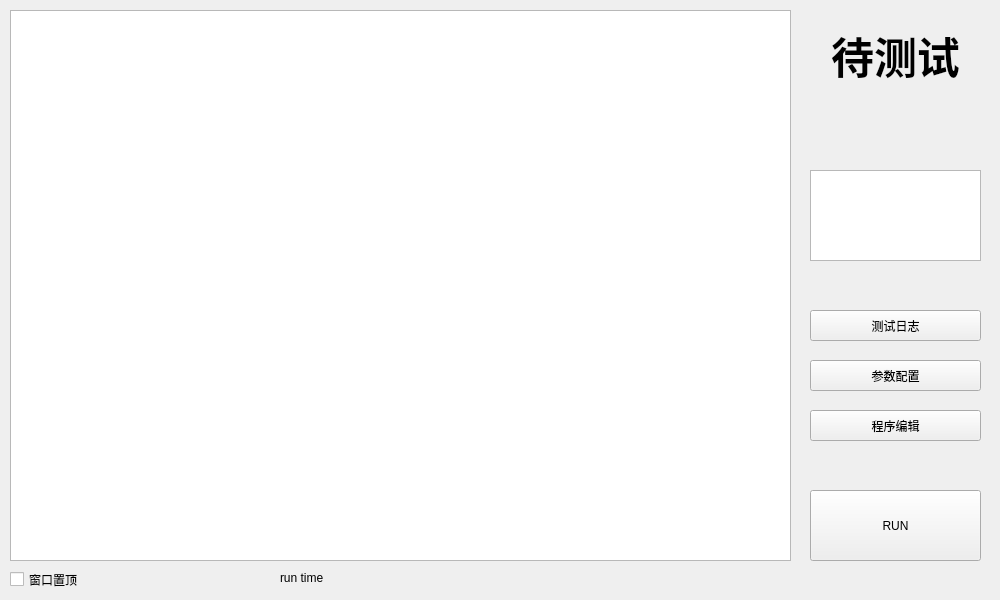
<?xml version="1.0" encoding="UTF-8"?>
<ui version="4.0">
 <class>MainWindow</class>
 <widget class="QMainWindow" name="MainWindow">
  <property name="geometry">
   <rect>
    <x>0</x>
    <y>0</y>
    <width>1000</width>
    <height>600</height>
   </rect>
  </property>
  <property name="focusPolicy">
   <enum>Qt::FocusPolicy::NoFocus</enum>
  </property>
  <property name="windowTitle">
   <string>鹏翔测试装备上位机(PX-ZBV100)</string>
  </property>
  <widget class="QWidget" name="centralwidget">
   <widget class="QLabel" name="labelStatus">
    <property name="geometry">
     <rect>
      <x>810</x>
      <y>10</y>
      <width>171</width>
      <height>91</height>
     </rect>
    </property>
    <property name="font">
     <font>
      <pointsize>32</pointsize>
      <bold>true</bold>
     </font>
    </property>
    <property name="styleSheet">
     <string notr="true"/>
    </property>
    <property name="text">
     <string>待测试</string>
    </property>
    <property name="alignment">
     <set>Qt::AlignmentFlag::AlignCenter</set>
    </property>
   </widget>
   <widget class="QPushButton" name="pushButtonLog">
    <property name="geometry">
     <rect>
      <x>810</x>
      <y>310</y>
      <width>171</width>
      <height>31</height>
     </rect>
    </property>
    <property name="text">
     <string>测试日志</string>
    </property>
   </widget>
   <widget class="QPushButton" name="pushButtonConfig">
    <property name="geometry">
     <rect>
      <x>810</x>
      <y>360</y>
      <width>171</width>
      <height>31</height>
     </rect>
    </property>
    <property name="text">
     <string>参数配置</string>
    </property>
   </widget>
   <widget class="QPushButton" name="pushButtonSetting">
    <property name="geometry">
     <rect>
      <x>810</x>
      <y>410</y>
      <width>171</width>
      <height>31</height>
     </rect>
    </property>
    <property name="text">
     <string>程序编辑</string>
    </property>
   </widget>
   <widget class="QPushButton" name="pushButtonRun">
    <property name="geometry">
     <rect>
      <x>810</x>
      <y>490</y>
      <width>171</width>
      <height>71</height>
     </rect>
    </property>
    <property name="text">
     <string>RUN</string>
    </property>
   </widget>
   <widget class="QTableView" name="tableView1">
    <property name="geometry">
     <rect>
      <x>10</x>
      <y>10</y>
      <width>781</width>
      <height>551</height>
     </rect>
    </property>
    <property name="focusPolicy">
     <enum>Qt::FocusPolicy::NoFocus</enum>
    </property>
    <property name="editTriggers">
     <set>QAbstractItemView::EditTrigger::NoEditTriggers</set>
    </property>
    <property name="selectionMode">
     <enum>QAbstractItemView::SelectionMode::SingleSelection</enum>
    </property>
    <property name="selectionBehavior">
     <enum>QAbstractItemView::SelectionBehavior::SelectRows</enum>
    </property>
    <attribute name="horizontalHeaderHighlightSections">
     <bool>false</bool>
    </attribute>
    <attribute name="verticalHeaderVisible">
     <bool>false</bool>
    </attribute>
    <attribute name="verticalHeaderHighlightSections">
     <bool>false</bool>
    </attribute>
   </widget>
   <widget class="QLabel" name="labelTime">
    <property name="geometry">
     <rect>
      <x>280</x>
      <y>570</y>
      <width>291</width>
      <height>16</height>
     </rect>
    </property>
    <property name="text">
     <string>run time</string>
    </property>
   </widget>
   <widget class="QCheckBox" name="checkBoxOntop">
    <property name="geometry">
     <rect>
      <x>10</x>
      <y>570</y>
      <width>80</width>
      <height>19</height>
     </rect>
    </property>
    <property name="text">
     <string>窗口置顶</string>
    </property>
   </widget>
   <widget class="QTableView" name="tableView2">
    <property name="geometry">
     <rect>
      <x>810</x>
      <y>170</y>
      <width>171</width>
      <height>91</height>
     </rect>
    </property>
    <property name="focusPolicy">
     <enum>Qt::FocusPolicy::NoFocus</enum>
    </property>
    <property name="editTriggers">
     <set>QAbstractItemView::EditTrigger::NoEditTriggers</set>
    </property>
    <property name="selectionMode">
     <enum>QAbstractItemView::SelectionMode::NoSelection</enum>
    </property>
    <attribute name="horizontalHeaderVisible">
     <bool>false</bool>
    </attribute>
    <attribute name="horizontalHeaderHighlightSections">
     <bool>false</bool>
    </attribute>
    <attribute name="verticalHeaderVisible">
     <bool>false</bool>
    </attribute>
    <attribute name="verticalHeaderHighlightSections">
     <bool>false</bool>
    </attribute>
   </widget>
  </widget>
 </widget>
 <resources/>
 <connections/>
</ui>
